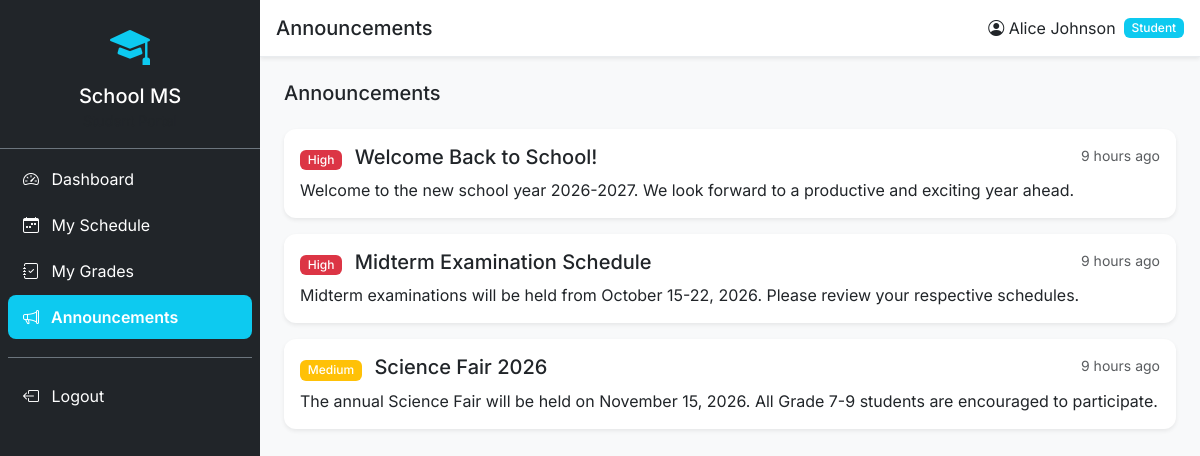
Screenshot of /student/announcements (signed in) with the database file from the repository.
### tables this page shows
CREATE TABLE announcements (
    id INT PRIMARY KEY AUTO_INCREMENT,
    title VARCHAR(255) NOT NULL,
    content TEXT NOT NULL,
    target_role ENUM('all','admin','teacher','student') DEFAULT 'all',
    target_grade_level INT NULL,
    priority ENUM('low','medium','high') DEFAULT 'medium',
    posted_by INT NOT NULL,
    is_active TINYINT(1) DEFAULT 1,
    created_at TIMESTAMP DEFAULT CURRENT_TIMESTAMP,
    updated_at TIMESTAMP DEFAULT CURRENT_TIMESTAMP ON UPDATE CURRENT_TIMESTAMP,
    FOREIGN KEY (posted_by) REFERENCES users(id) ON DELETE CASCADE
);

### core/Response.php (called while the page is built, shortened)
<?php
class Response {
    public static function view(string $path, array $data = [], int $statusCode = 200) {
        extract($data);
        $fullPath = BASE_PATH . '/views/' . $path;
        require $fullPath;
        exit;
    }
}

### core/Controller.php (called while the page is built, shortened)
<?php
abstract class Controller {
    protected Session $session;
    public function __construct() {
        $this->session = new Session();
    }
    protected function view(string $path, array $data = []): void {
        $data['session'] = $this->session;
        Response::view($path, $data);
    }
}

### controllers/AnnouncementController.php (called while the page is built, shortened)
<?php
class AnnouncementController extends Controller {
    private AnnouncementService $announcementService;
    public function __construct() {
        $this->announcementService = new AnnouncementService();
    }
    public function studentAnnouncements(): void {
        $announcements = [];
        try {
            $announcements = $this->announcementService->getForRole('student');
        } catch (\Exception $e) {}
        $this->view('student/announcements.php', [
            'title'         => 'Announcements',
            'announcements' => $announcements,
            'currentPage'   => 'announcements',
        ]);
    }
}

### index.php (called while the page is built, shortened)
<?php
require_once __DIR__ . '/core/Database.php';
require_once __DIR__ . '/core/Request.php';
require_once __DIR__ . '/core/Response.php';
require_once __DIR__ . '/core/Router.php';
require_once __DIR__ . '/core/Controller.php';
require_once __DIR__ . '/core/Model.php';
require_once __DIR__ . '/models/Student.php';
require_once __DIR__ . '/repositories/AnnouncementRepository.php';
require_once __DIR__ . '/services/AnnouncementService.php';
require_once __DIR__ . '/controllers/AnnouncementController.php';
require_once __DIR__ . '/helpers/format.php';
$session = new Session();
$role    = $session->userRole() ?? '';
$router  = getRouter($role);
$router->dispatch(new Request());

### core/Database.php (called while the page is built, shortened)
<?php
class Database {
    private static ?Database $instance = null;
    private ?PDO $conn = null;
    public static function getInstance(): self {
        if (self::$instance === null) {
            self::$instance = new self();
        }
        return self::$instance;
    }
    public function getConnection(): PDO {
        if ($this->conn === null) {
            $dsn = "mysql:host=" . DB_HOST . ";dbname=" . DB_NAME . ";charset=" . DB_CHARSET;
            $options = [
                PDO::ATTR_ERRMODE            => PDO::ERRMODE_EXCEPTION,
                PDO::ATTR_DEFAULT_FETCH_MODE => PDO::FETCH_ASSOC,
                PDO::ATTR_EMULATE_PREPARES   => false,
            ];
            $this->conn = new PDO($dsn, DB_USER, DB_PASS, $options);
        }
        return $this->conn;
    }
}

### services/AnnouncementService.php (called while the page is built, shortened)
<?php
class AnnouncementService {
    private AnnouncementRepository $announcementRepo;
    public function __construct() {
        $this->announcementRepo = new AnnouncementRepository();
    }
    public function getForRole(string $role): array {
        return $this->announcementRepo->getForRole($role);
    }
}

### repositories/AnnouncementRepository.php (called while the page is built, shortened)
<?php
class AnnouncementRepository extends Model implements IRepository {
    public function getForRole(string $role): array {
        $sql = "SELECT a.*, u.email AS poster_email
                FROM announcements a
                JOIN users u ON a.posted_by = u.id
                WHERE a.is_active = 1 AND (a.target_role = 'all' OR a.target_role = ?)
                ORDER BY a.priority DESC, a.created_at DESC";
        return $this->rawQuery($sql, [$role]);
    }
}

### core/Model.php (called while the page is built, shortened)
<?php
abstract class Model {
    protected PDO $db;
    public function __construct() {
        $this->db = Database::getInstance()->getConnection();
    }
    public function rawQuery(string $sql, array $params = []): array {
        $stmt = $this->db->prepare($sql);
        $stmt->execute($params);
        return $stmt->fetchAll();
    }
}

### helpers/format.php (called while the page is built, shortened)
<?php
function timeAgo(string $datetime): string {
    $now  = new DateTime();
    $past = new DateTime($datetime);
    $diff = $now->diff($past);
    if ($diff->h > 0) return $diff->h . ' hour' . ($diff->h > 1 ? 's' : '') . ' ago';
    return 'Just now';
}
function sanitize(string $input): string {
    return htmlspecialchars(trim($input), ENT_QUOTES, 'UTF-8');
}
function priorityColor(string $priority): string {
    return match($priority) {
        'high'   => 'danger',
        'medium' => 'warning',
        'low'    => 'info',
        default  => 'secondary',
    };
}

### core/Request.php (called while the page is built, shortened)
<?php
class Request {
    private array $server;
    public function __construct() {
        $this->server = $_SERVER;
    }
    public function method(): string {
        return strtoupper($this->server['REQUEST_METHOD'] ?? 'GET');
    }
    public function uri(): string {
        $uri = $this->server['REQUEST_URI'] ?? '/';
        $uri = strtok($uri, '?');
        $scriptDir = rtrim(dirname($this->server['SCRIPT_NAME'] ?? ''), '/');
        if ($scriptDir !== '' && strpos($uri, $scriptDir) === 0) {
            $uri = substr($uri, strlen($scriptDir));
        }
        $uri = rtrim($uri, '/');
        return $uri === '' ? '/' : $uri;
    }
}

### views/student/announcements.php (the view, shortened to what this page needs)
<h5 class="mb-4">Announcements</h5>
<?php if (!empty($announcements)): ?>
    <?php foreach (($announcements ?? []) as $a): ?>
    <div class="card border-0 shadow-sm mb-3">
        <div class="card-body">
            <div class="d-flex justify-content-between">
                <div>
                    <span class="badge bg-<?= priorityColor($a['priority']) ?> me-2"><?= ucfirst($a['priority']) ?></span>
                    <h5 class="d-inline"><?= sanitize($a['title']) ?></h5>
                </div>
                <small class="text-muted"><?= timeAgo($a['created_at']) ?></small>
            </div>
            <p class="mt-2 mb-0"><?= nl2br(sanitize($a['content'])) ?></p>
        </div>
    </div>
    <?php endforeach; ?>
<?php else: ?>
<div class="card border-0 shadow-sm"><div class="card-body text-center text-muted py-5"><i class="bi bi-megaphone display-4"></i><p class="mt-3">No announcements at this time.</p></div></div>
<?php endif; ?>
<?php $content = ob_get_clean(); require __DIR__ . '/../layouts/student.php';

### core/Router.php (shortened to what this page needs)
<?php
class Router {
    private array $routes = [];
    private string $prefix = '';
    public function __construct(string $prefix = '') {
        $this->prefix = $prefix;
    }
    private function addRoute(string $method, string $path, array $handler): void {
        $fullPath = $this->prefix . $path;
        $this->routes[] = [
            'method'  => $method,
            'path'    => $fullPath === '' ? '/' : $fullPath,
            'handler' => $handler,
        ];
    }
    public function dispatch(Request $request): void {
        $method = $request->method();
        $uri    = $request->uri();
        $uri    = $uri === '' ? '/' : $uri;
        foreach ($this->routes as $route) {
            $pattern = $this->buildPattern($route['path']);
            if ($route['method'] === $method && preg_match($pattern, $uri, $matches)) {
                $params = array_filter($matches, 'is_string', ARRAY_FILTER_USE_KEY);
                $action          = $route['handler'][1];
                $controller      = new $controllerClass();
                call_user_func_array([$controller, $action], array_values($params));
                return;
            }
        }
    }
    private function buildPattern(string $path): string {
        $pattern = preg_replace('/\{(\w+)\}/', '(?P<$1>[^/]+)', $path);
        return '#^' . $pattern . '$#';
    }
}

### assets/css/style.css (style rules this page uses)
:root { --sidebar-width: 260px; }
* { font-family: 'Inter', sans-serif; }
body { overflow-x: hidden; }
.card { border-radius: 12px; }
.badge { font-weight: 500; }

### rows the page displays
announcements: priority "High", title "Welcome Back to School!", created_at "9 hours ago", content "Welcome to the new school year 2026-2027. We look forward to a productive and exciting year ahead."
announcements: priority "High", title "Midterm Examination Schedule", created_at "9 hours ago", content "Midterm examinations will be held from October 15-22, 2026. Please review your respective schedules."
announcements: priority "Medium", title "Science Fair 2026", created_at "9 hours ago", content "The annual Science Fair will be held on November 15, 2026. All Grade 7-9 students are encouraged to participate."
